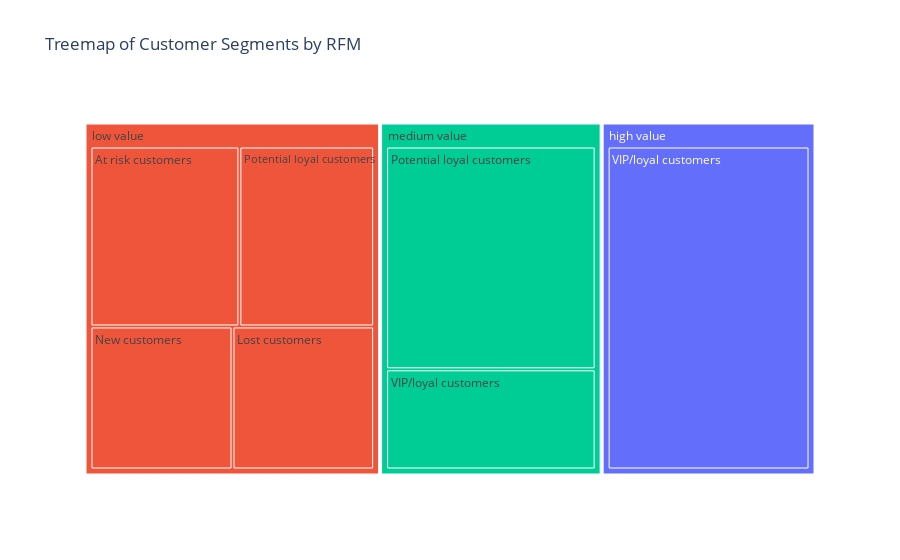

Source (notebook cell):
### Code cell
fig = px.treemap(segment_product_counts,
                 path=['segment', 'RFM_customer segment'],
                 values='Count',
                 color='segment',
                 title='Treemap of Customer Segments by RFM')
fig.show()

### Figure 1 — Plotly figure (JSON) as saved in the notebook; plotly's stock layout.template omitted (floating-point values rounded to 4 significant figures)
{"data": [{"branchvalues": "total", "customdata": [["high value"], ["high value"], ["low value"], ["low value"], ["low value"], ["low value"], ["low value"], ["medium value"], ["medium value"], ["medium value"]], "domain": {"x": [0, 1], "y": [0, 1]}, "hovertemplate": "labels=%{label}<br>Count=%{value}<br>parent=%{parent}<br>id=%{id}<br>segment=%{customdata[0]}<extra></extra>", "ids": ["high value/VIP/loyal customers", "high value", "low value/At risk customers", "low value/Potential loyal customers", "low value/New customers", "low value/Lost customers", "low value", "medium value/Potential loyal customers", "medium value/VIP/loyal customers", "medium value"], "labels": ["VIP/loyal customers", "high value", "At risk customers", "Potential loyal customers", "New customers", "Lost customers", "low value", "Potential loyal customers", "VIP/loyal customers", "medium value"], "marker": {"colors": ["#636efa", "#636efa", "#EF553B", "#EF553B", "#EF553B", "#EF553B", "#EF553B", "#00cc96", "#00cc96", "#00cc96"]}, "name": "", "parents": ["high value", "", "low value", "low value", "low value", "low value", "", "medium value", "medium value", ""], "type": "treemap", "values": [1279.0, 1279.0, 517.0, 468.0, 392.0, 391.0, 1768.0, 914.0, 411.0, 1325.0]}], "layout": {"legend": {"tracegroupgap": 0}, "title": {"text": "Treemap of Customer Segments by RFM"}}}
